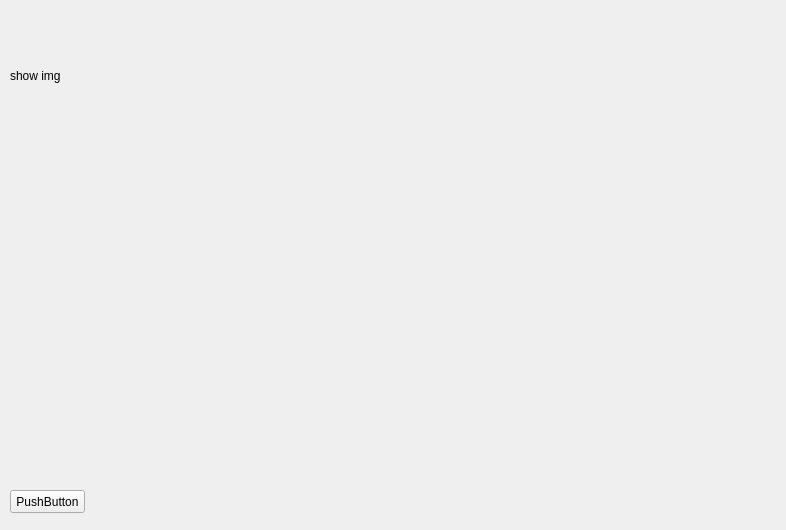
<?xml version="1.0" encoding="UTF-8"?>
<ui version="4.0">
 <class>MainWindow</class>
 <widget class="QMainWindow" name="MainWindow">
  <property name="geometry">
   <rect>
    <x>0</x>
    <y>0</y>
    <width>786</width>
    <height>530</height>
   </rect>
  </property>
  <property name="windowTitle">
   <string>MainWindow</string>
  </property>
  <widget class="QWidget" name="centralWidget">
   <widget class="QPushButton" name="pushButton">
    <property name="geometry">
     <rect>
      <x>10</x>
      <y>490</y>
      <width>75</width>
      <height>23</height>
     </rect>
    </property>
    <property name="text">
     <string>PushButton</string>
    </property>
   </widget>
   <widget class="QLabel" name="label">
    <property name="geometry">
     <rect>
      <x>10</x>
      <y>10</y>
      <width>151</width>
      <height>131</height>
     </rect>
    </property>
    <property name="text">
     <string>show img</string>
    </property>
   </widget>
  </widget>
 </widget>
 <layoutdefault spacing="6" margin="11"/>
 <resources/>
 <connections/>
</ui>
